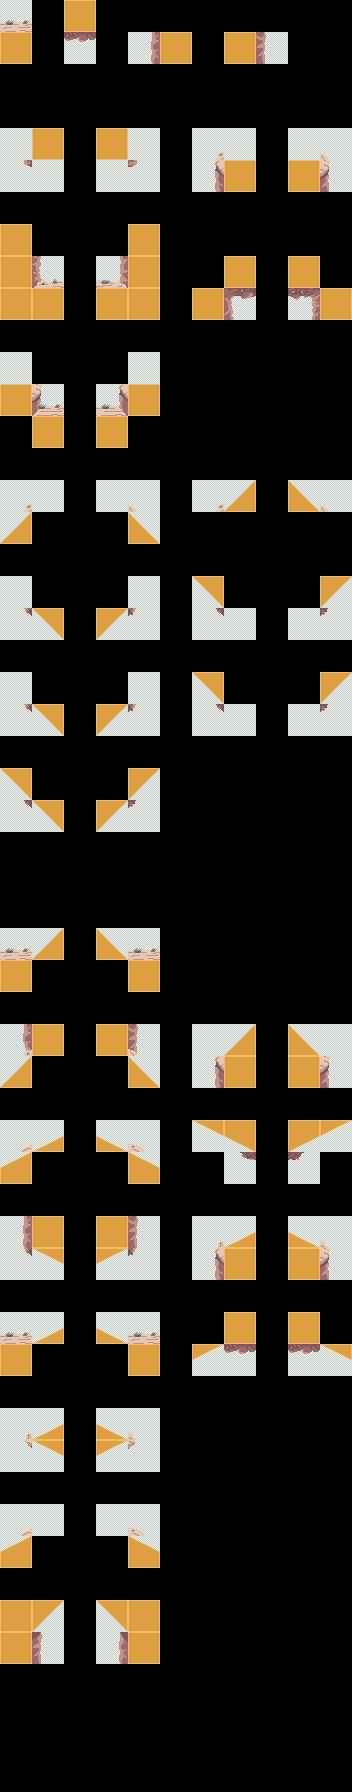

Tiled map render using the project's own tile images. Description and the map definition, with tile-layer contents summarised, below:
An orthogonal 11x56 tile map with 32x32 px tiles, 3 tile layers (input_prototype, output_layer 1, output_final), 2 tilesets.

<map version="1.10" tiledversion="1.11.0" orientation="orthogonal" renderorder="right-down" width="11" height="56" tilewidth="32" tileheight="32" infinite="0" nextlayerid="5" nextobjectid="1">
 <properties>
  <property name="DeleteTiles" type="bool" value="true" />
  <property name="MatchInOrder" type="bool" value="false" />
 </properties>
 <tileset firstgid="1" source="../../Fishing Prototype/Fishing Prototype Tileset.tsx" />
 <tileset firstgid="57" source="../Sand Level Tileset.tsx" />
 <layer id="1" name="input_prototype" width="11" height="56">
  <data>[616 cells, 170 non-empty, 14 distinct tile ids]</data>
 </layer>
 <layer id="2" name="output_layer 1" width="11" height="56">
  <data>[616 cells, 60 non-empty, 47 distinct tile ids]</data>
 </layer>
 <layer id="4" name="output_final" width="11" height="56">
  <data>[616 cells, 60 non-empty, 47 distinct tile ids]</data>
 </layer>
</map>
